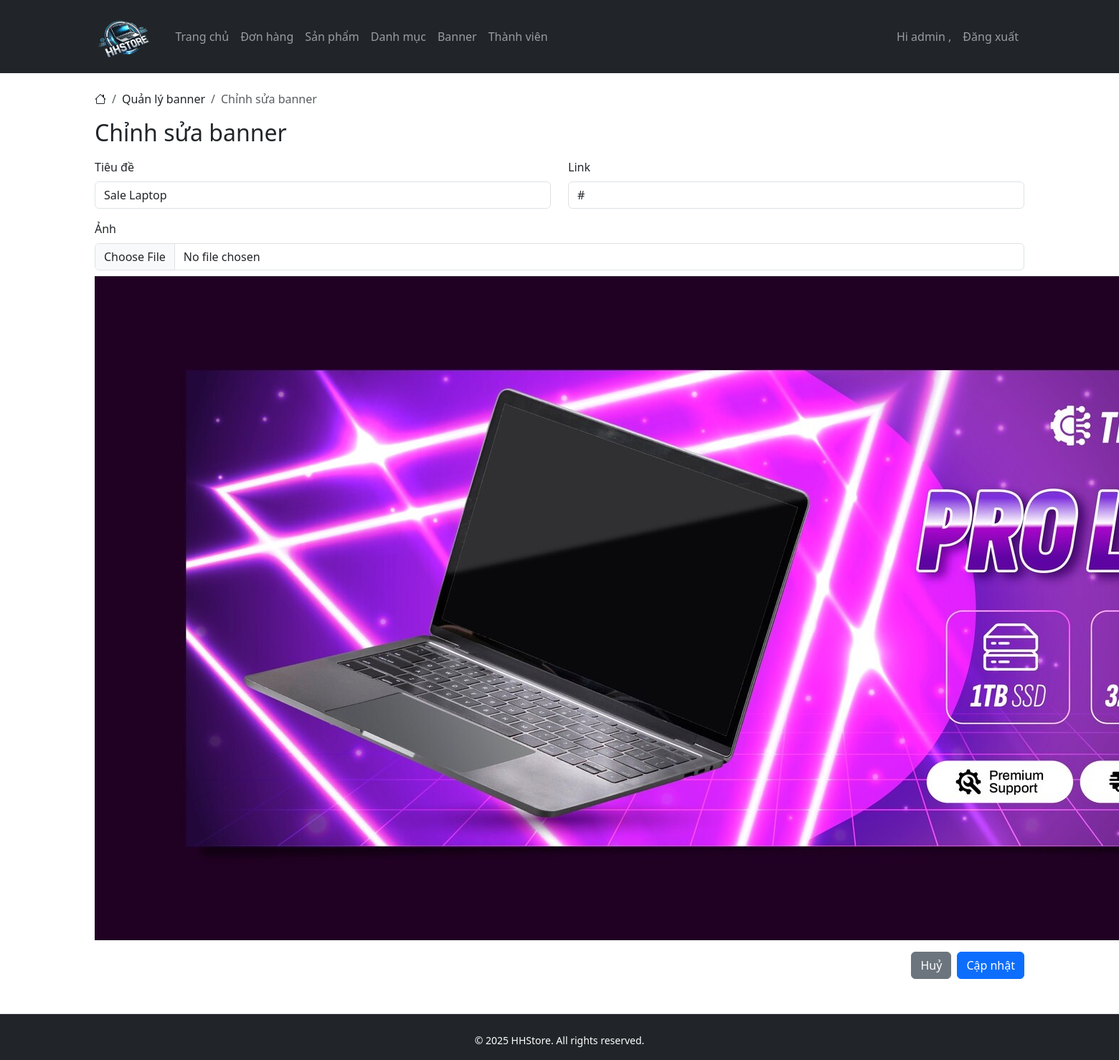
/?controller=banner&action=edit&id=1 (signed in), run on the app's committed database.
### tables this page shows
CREATE TABLE `banners` (
  `id` int(11) NOT NULL AUTO_INCREMENT,
  `title` varchar(100) DEFAULT NULL,
  `image` varchar(255) DEFAULT NULL,
  `link` varchar(255) DEFAULT NULL,
  PRIMARY KEY (`id`)
);

### core/Controller.php (called while the page is built, shortened)
<?php
class Controller
{
    public function model($model)
    {
        return new $model();
    }
    public function view($view, $data = [])
    {
        require_once "../app/views/layouts/main.php";
    }
}

### public/index.php (called while the page is built, shortened)
<?php
require_once '../core/Router.php';
require_once '../core/Controller.php';
require_once '../core/Model.php';
$url = isset($_GET['url']) ? $_GET['url'] : '';
$router = new Router();
$router->route($url);

### core/Model.php (called while the page is built, shortened)
<?php
class Model {
    public function __construct() {
        $pdo = new PDO("mysql:host=" . DB_HOST . ";dbname=" . DB_NAME, DB_USER, DB_PASS);
        $pdo->setAttribute(PDO::ATTR_ERRMODE, PDO::ERRMODE_EXCEPTION);
        $this->db = $pdo;
    }
}

### app/models/Banner.php (called while the page is built, shortened)
<?php
class Banner extends Model {
    public function getBannerById($id) {
        $stmt = $this->db->prepare("SELECT * FROM banners WHERE id = ?");
        $stmt->execute([$id]);
        return $stmt->fetch(PDO::FETCH_ASSOC);
    }
}

### app/views/admin/banner/edit.php (the view)
<nav aria-label="breadcrumb">
    <ol class="breadcrumb">
        <li class="breadcrumb-item"><i class="bi bi-house"></i></li>
        <li class="breadcrumb-item" aria-current="page">Quản lý banner</li>
        <li class="breadcrumb-item active" aria-current="page">Chỉnh sửa banner</li>
    </ol>
</nav>
<h2>Chỉnh sửa banner</h2>
<form class="mt-3" method="POST" enctype="multipart/form-data" action="?controller=banner&action=edit">
    <div class="row mb-3">
        <div class="col-6">
            <label class="form-label">Tiêu đề</label>
            <input type="text" name="title" class="form-control" value="<?= $data['banner']['title']?>" required>
        </div>
        <div class="col-6">
            <label class="form-label">Link</label>
            <input type="text" name="link" class="form-control" value="<?= $data['banner']['link']?>" required>
        </div>
    </div>
    <div class="mb-3">
        <label class="form-label">Ảnh</label>
        <input type="file" name="image" class="form-control">
        <img class="mt-2" src="<?= $data['banner']['image'] ?>" alt="Ảnh" style="object-fit: cover;">
    </div>
    <div class="d-flex justify-content-end">
        <button type="reset" class="btn btn-secondary me-2">Huỷ</button>
        <button type="submit" class="btn btn-primary">Cập nhật</button>
    </div>
</form>

### public/assets/css/style.css (style rules this page uses)
html, body { height: 100%; }
body { display: flex; flex-direction: column; }

### data on the page
banners: title "Sale Laptop", link "#", image (picture)

### other printed values
$_SESSION['user']['username'] "admin"
